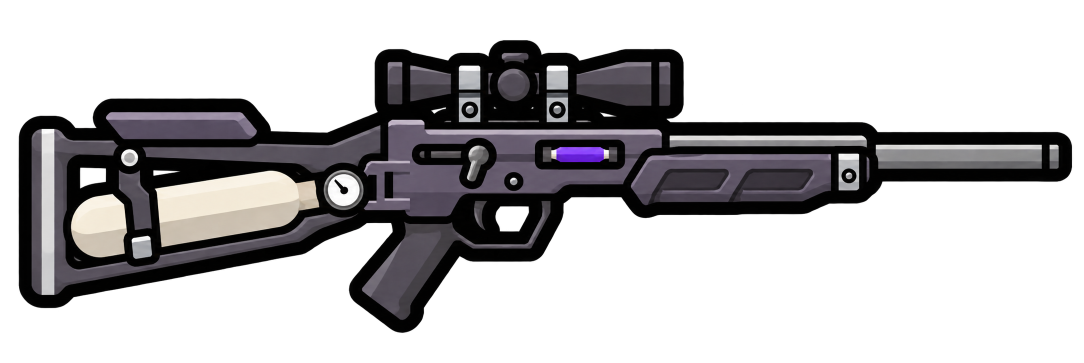
#> input picture Docs/Art/SSC_PnaNeedleRifle/SSC_PnaNeedleRifle_WhipStyleHeavy.png, 2168 x 725 px (shown at 1/2 size)
$ python Export-256.py
#> lines starting #> are read from the running program, lines starting #| are printed output that depends on the picture
"""AI 辅助生成：已选精确针枪原图的等比透明导出，不重绘、不旋转。"""
from pathlib import Path
import hashlib
import json
from PIL import Image
root = Path(__file__).resolve().parents[3]
folder = Path(__file__).resolve().parent
source = folder / "SSC_PnaNeedleRifle_WhipStyleHeavy.png"
image = Image.open(source).convert("RGBA")
#> image is the input picture: PIL image 2168x725 RGBA; mean R, G, B, A 24.6, 23.1, 24.7, 92.8
bounds = image.getchannel("A").point(lambda value: 255 if value > 1 else 0).getbbox()
#> bounds = (34, 78, 2149, 668)
if bounds is None:
    raise ValueError("Empty source sprite")
left, top, right, bottom = bounds
#> left = 34; top = 78; right = 2149; bottom = 668
crop = (max(0, left-2), max(0, top-2), min(image.width, right+2), min(image.height, bottom+2))
#> crop = (32, 76, 2151, 670)
sprite = image.crop(crop).convert("RGBa")
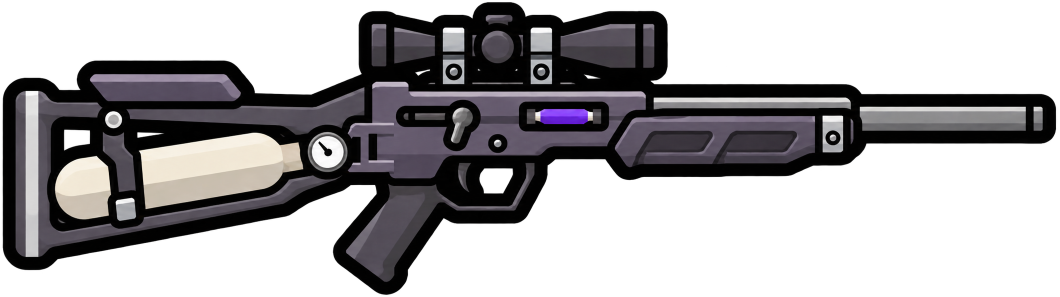
#> sprite: PIL image 2119x594 RGBa (shown at 1/2 size); mean R, G, B, A 30.4, 28.6, 30.5, 115.9; transparent parts drawn white
sprite.thumbnail((240, 240), Image.Resampling.LANCZOS)
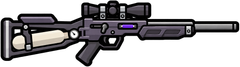
#> sprite: PIL image 240x67 RGBa; mean R, G, B, A 30.8, 29, 31, 116; transparent parts drawn white
sprite = sprite.convert("RGBA")
#> sprite: PIL image 240x67 RGBA
canvas = Image.new("RGBA", (256, 256))
#> canvas: PIL image 256x256 RGBA; every value is 0
offset = ((256-sprite.width)//2, (256-sprite.height)//2)
#> offset = (8, 94)
canvas.paste(sprite, offset)
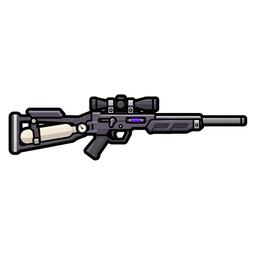
#> canvas: PIL image 256x256 RGBA; mean R, G, B, A 7.6, 7.1, 7.6, 28.5; transparent parts drawn white
destination = root / "1.7/Textures/Things/Item/Equipment/SSC_PnaNeedleRifle.png"
canvas.save(destination)
sha = lambda path: hashlib.sha256(path.read_bytes()).hexdigest()
report = dict(source=source.name, sourceSize=list(image.size), sourceSha256=sha(source),
              alphaThreshold=1, sourcePadding=2, crop=list(crop), resampling="premultiplied-alpha Lanczos",
              fittedSize=list(sprite.size), offset=list(offset), outputSize=list(canvas.size),
              output=destination.relative_to(root).as_posix(), outputSha256=sha(destination))
#> report = 12 items
(folder / "export.json").write_text(json.dumps(report, ensure_ascii=False, indent=2)+"\n", encoding="utf-8")
print(json.dumps(report, ensure_ascii=False))
#> (printed output is left out)

$ run again, with Docs/Art/SSC_PnaNeedleRifle/SSC_PnaNeedleRifle_Approved.png copied over Docs/Art/SSC_PnaNeedleRifle/SSC_PnaNeedleRifle_WhipStyleHeavy.png
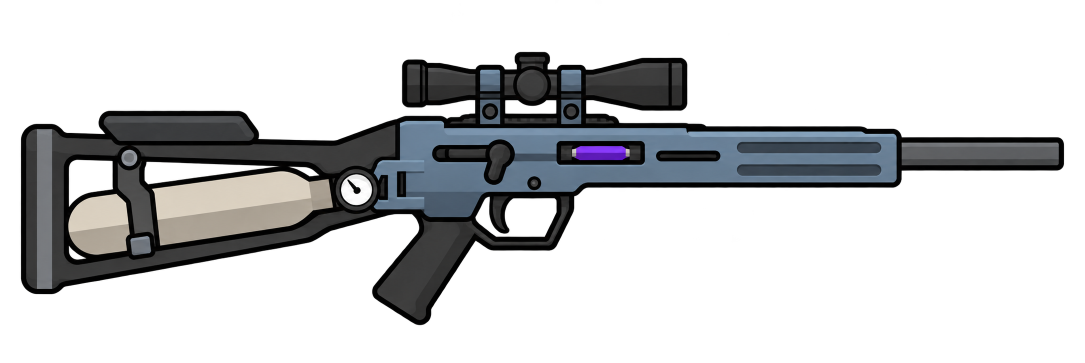
#> input picture Docs/Art/SSC_PnaNeedleRifle/SSC_PnaNeedleRifle_Approved.png, 2170 x 725 px (shown at 1/2 size)
#> image is the input picture: PIL image 2170x725 RGBA; mean R, G, B, A 20.1, 21.2, 22.5, 71.7
#> bounds = (39, 101, 2131, 653)
#> left = 39; top = 101; right = 2131; bottom = 653
#> crop = (37, 99, 2133, 655)
#> `sprite.thumbnail((240, 240), Image.Resampling.LANCZOS)`:
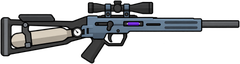
#> sprite: PIL image 240x64 RGBa; mean R, G, B, A 27, 28.4, 30.2, 96.8; transparent parts drawn white
#> `canvas.paste(sprite, offset)`:
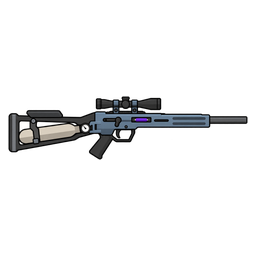
#> canvas: PIL image 256x256 RGBA; mean R, G, B, A 6.5, 6.8, 7.2, 22.7; transparent parts drawn white
#> report = 12 items
#> (printed output is left out)
